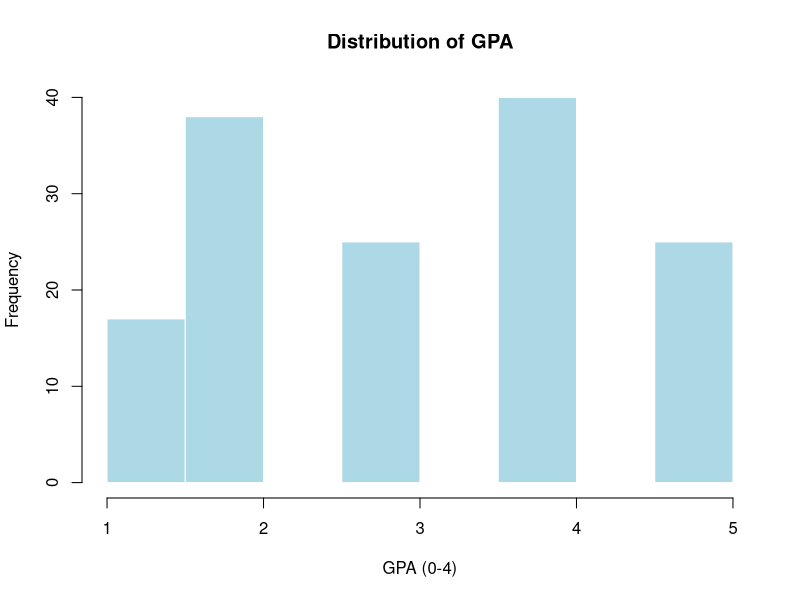
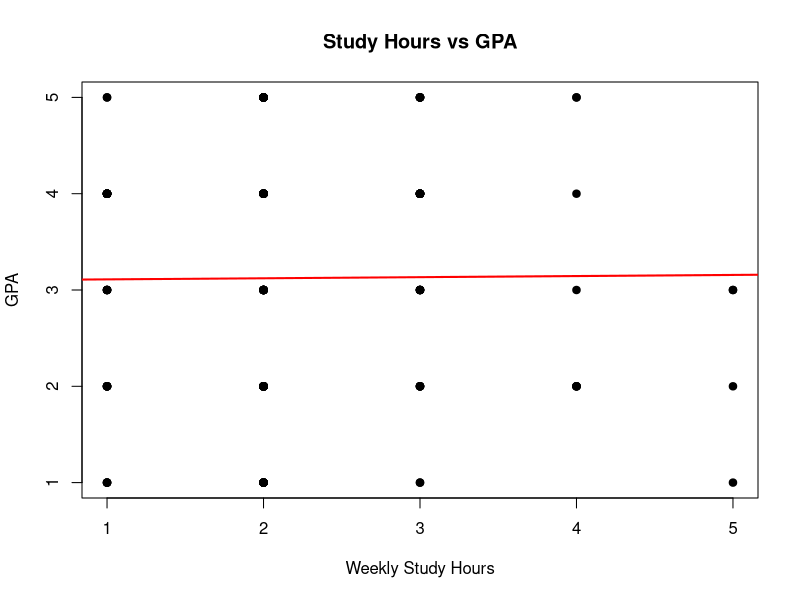
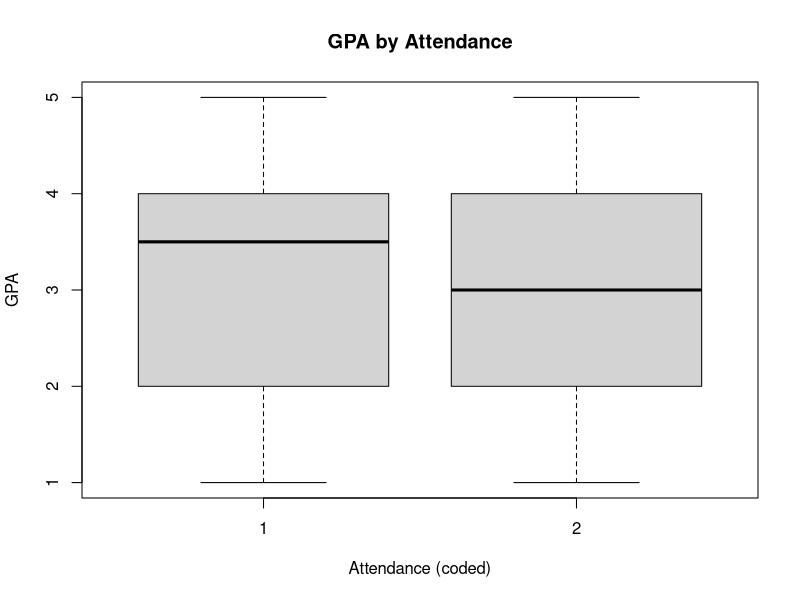

Recreate these plots in R, in order.
# =========================================
# (Bhavani) - FINAL merged Analysis.R
# Merge of: Pooji (cleaning), Zaheer (descriptives), Hafeez (effect sizes), Taslim (hypothesis testing)
# Follow-up: export git log, select top 3 commits, add Appendix B
# =========================================

# -----------------
# STEP 1: Load cleaned dataset & quick preview
# -----------------
# Purpose: load the final cleaned dataset produced by Pooji and confirm structure.
# Run -> produces: quick console preview

student_data <- read.csv("Final_Clean_Student_Data.csv", stringsAsFactors = FALSE)

# quick structure and head
str(student_data)
head(student_data)
cat("Rows:", nrow(student_data), "Cols:", ncol(student_data), "\n")


# -----------------
# STEP 2: Ensure consistent types & basic cleaning (convert appropriate columns to factors)
# -----------------
# Purpose: mirror Pooji's factor conversions to guarantee later steps run reproducibly.
# Run -> converts listed columns to factor (if present) and renames key columns.
factor_cols <- c(
  "Student.Age",
  "Sex",
  "Graduated.high.school.type",
  "Scholarship.type",
  "Additional.work",
  "Regular.artistic.or.sports.activity",
  "Do.you.have.a.partner",
  "Total.salary.if.available",
  "Transportation.to.the.university",
  "Accommodation.type.in.Cyprus",
  "Mother.s.education",
  "Father.s.education",
  "Parental.status",
  "Mother.s.occupation",
  "Father.s.occupation",
  "Reading.frequency",
  "Reading.frequency.1",
  "Attendance.to.the.seminars.conferences.related.to.the.department",
  "Impact.of.your.projects.activities.on.your.success",
  "Attendance.to.classes",
  "Preparation.to.midterm.exams.1",
  "Preparation.to.midterm.exams.2",
  "Taking.notes.in.classes",
  "Listening.in.classes",
  "Discussion.improves.my.interest.and.success.in.the.course",
  "Flip.classroom",
  "COURSE.ID"
)

for (v in factor_cols) {
  if (v %in% names(student_data)) {
    # only convert if not already a factor and not NA
    if (!is.factor(student_data[[v]])) {
      student_data[[v]] <- as.factor(student_data[[v]])
    }
  }
}

# Rename key columns for readability (same as Pooji)
if ("Weekly.study.hours" %in% names(student_data))
  names(student_data)[names(student_data) == "Weekly.study.hours"] <- "Study_Hours"

if ("Cumulative.grade.point.average.in.the.last.semester...4.00." %in% names(student_data))
  names(student_data)[names(student_data) == "Cumulative.grade.point.average.in.the.last.semester...4.00."] <- "GPA"

if ("Expected.Cumulative.grade.point.average.in.the.graduation...4.00." %in% names(student_data))
  names(student_data)[names(student_data) == "Expected.Cumulative.grade.point.average.in.the.graduation...4.00."] <- "Expected_GPA"

if ("GRADE" %in% names(student_data))
  names(student_data)[names(student_data) == "GRADE"] <- "Final_Grade"

# Save an intermediate cleaned file for the team (optional)
write.csv(student_data, "Final_Clean_Student_Data_v2.csv", row.names = FALSE)



# -----------------
# STEP 3: Descriptive Statistics 
# -----------------
# Purpose: numeric summaries, frequency tables, contingency tables, correlation, simple figures

# (create folders)
if (!dir.exists("report")) dir.create("report")
if (!dir.exists("report/tables")) dir.create("report/tables")
if (!dir.exists("report/figures")) dir.create("report/figures")

# Numeric columns chosen by Zaheer
numeric_cols <- c("Study_Hours", "GPA", "Expected_GPA", "Final_Grade", "Number.of.sisters.brothers")
numeric_cols <- numeric_cols[numeric_cols %in% names(student_data)]

# Summary and sd
if (length(numeric_cols) > 0) {
  numeric_summary <- data.frame(
    variable = numeric_cols,
    mean = sapply(student_data[numeric_cols], function(x) mean(as.numeric(x), na.rm = TRUE)),
    sd   = sapply(student_data[numeric_cols], function(x) sd(as.numeric(x), na.rm = TRUE)),
    median = sapply(student_data[numeric_cols], function(x) median(as.numeric(x), na.rm = TRUE)),
    IQR = sapply(student_data[numeric_cols], function(x) IQR(as.numeric(x), na.rm = TRUE)),
    min = sapply(student_data[numeric_cols], function(x) min(as.numeric(x), na.rm = TRUE)),
    max = sapply(student_data[numeric_cols], function(x) max(as.numeric(x), na.rm = TRUE)),
    n = sapply(student_data[numeric_cols], function(x) sum(!is.na(x))),
    stringsAsFactors = FALSE
  )
  numeric_summary[ , 2:7] <- round(numeric_summary[ , 2:7], 3)
  write.csv(numeric_summary, file = "report/tables/Bhavani_numeric_summary.csv", row.names = FALSE)
}

# Frequency tables for a shortlist of categorical vars (same list used by Zaheer)
cat_vars <- c("Sex", "Student.Age", "Scholarship.type", "Attendance.to.classes",
              "Taking.notes.in.classes", "Preparation.to.midterm.exams.1")
cat_vars <- cat_vars[cat_vars %in% names(student_data)]

for (v in cat_vars) {
  tab <- as.data.frame(table(student_data[[v]], useNA = "ifany"))
  names(tab) <- c(v, "count")
  tab$percent <- round(100 * tab$count / sum(tab$count), 1)
  write.csv(tab, file = paste0("report/tables/Bhavani_freq_", v, ".csv"), row.names = FALSE)
}

# Contingency examples (Attendance x GPA_cat; Sex x Scholarship row%):
if ("GPA" %in% names(student_data)) {
  student_data$GPA_cat <- cut(as.numeric(student_data$GPA),
                              breaks = c(-Inf, 1.5, 2.5, Inf),
                              labels = c("Low", "Medium", "High"))
  ct1 <- table(student_data$Attendance.to.classes, student_data$GPA_cat, useNA = "ifany")
  ct1_df <- as.data.frame.matrix(ct1)
  ct1_df <- cbind(Attendance = rownames(ct1_df), ct1_df); rownames(ct1_df) <- NULL
  write.csv(ct1_df, file = "report/tables/Bhavani_ct_Attendance_GPAcat.csv", row.names = FALSE)
}

if (all(c("Sex","Scholarship.type") %in% names(student_data))) {
  ct2 <- prop.table(table(student_data$Sex, student_data$Scholarship.type), margin = 1) * 100
  ct2_df <- as.data.frame.matrix(round(ct2, 1)); ct2_df <- cbind(Sex = rownames(ct2_df), ct2_df); rownames(ct2_df) <- NULL
  write.csv(ct2_df, file = "report/tables/Bhavani_ct_Sex_Scholarship_rowpct.csv", row.names = FALSE)
}

# Correlation matrix (numeric subset)
num_for_cor <- na.omit(as.data.frame(lapply(student_data[numeric_cols], as.numeric)))
if (nrow(num_for_cor) >= 2) {
  cor_mat <- round(cor(num_for_cor), 3)
  write.csv(as.data.frame(cor_mat), file = "report/tables/Bhavani_correlation_matrix.csv", row.names = TRUE)
}

# Simple figures (same as Zaheer)
if ("GPA" %in% names(student_data)) {
  png(filename = "report/figures/Bhavani_hist_GPA.png", width = 800, height = 600)
  hist(as.numeric(student_data$GPA), main = "Distribution of GPA", xlab = "GPA (0-4)", ylab = "Frequency",
       breaks = 8, col = "lightblue", border = "white")
  dev.off()
}

if (all(c("Study_Hours","GPA") %in% names(student_data))) {
  png(filename = "report/figures/Bhavani_scatter_StudyHours_GPA.png", width = 800, height = 600)
  plot(as.numeric(student_data$Study_Hours), as.numeric(student_data$GPA),
       main = "Study Hours vs GPA", xlab = "Weekly Study Hours", ylab = "GPA", pch = 19)
  if (sum(!is.na(student_data$Study_Hours) & !is.na(student_data$GPA)) >= 2) {
    mod_tmp <- lm(as.numeric(GPA) ~ as.numeric(Study_Hours), data = student_data)
    abline(mod_tmp, col = "red", lwd = 2)
  }
  dev.off()
}

if (all(c("Attendance.to.classes","GPA") %in% names(student_data))) {
  png(filename = "report/figures/Bhavani_box_GPA_by_Attendance.png", width = 800, height = 600)
  boxplot(as.numeric(GPA) ~ Attendance.to.classes, data = student_data,
          main = "GPA by Attendance", xlab = "Attendance (coded)", ylab = "GPA", col = "lightgray")
  dev.off()
}
